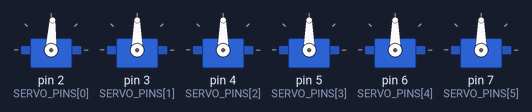
A sketch run on a simulated Arduino Uno, built with avr-gcc and run on an emulated ATmega328P. Parts: 6 × servo.

Above: at 2.25 s.
At 4.25 s:
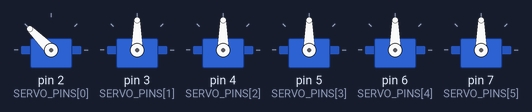
At 6.25 s:
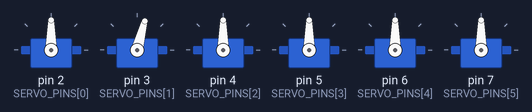
At 10.55 s:
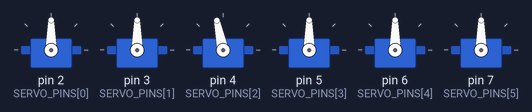
At 14.85 s:
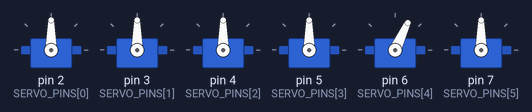
At 19.25 s:
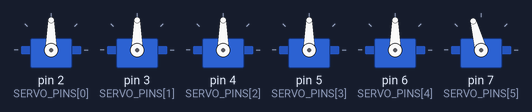
Timing chart, 0 to 26.2 s (numbered marks = the images above):
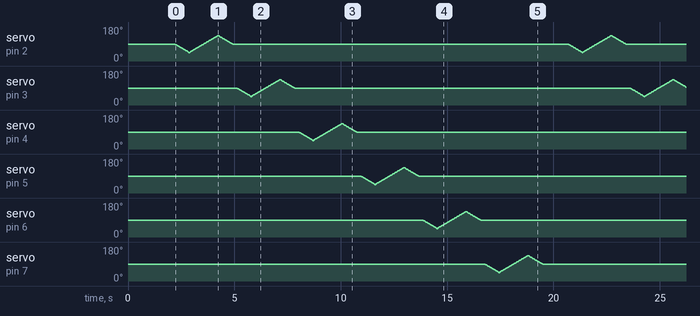

The sketch:

six_servo_control__1_.ino
```cpp
/*
  Six-servo control for Arduino UNO
  M1..M6 signal wires -> Arduino digital pins 2..7 respectively

  NOTES:
  - Servos are powered from the battery. Battery negative MUST be connected
    to Arduino GND (common ground).
*/

#include <Servo.h>

const uint8_t NUM_SERVOS = 6;

// M1, M2, M3, M4, M5, M6 -> pins 2, 3, 4, 5, 6, 7
const uint8_t SERVO_PINS[NUM_SERVOS] = {2, 3, 4, 5, 6, 7};

const int HOME_ANGLE = 90;
const int MIN_ANGLE  = 0;
const int MAX_ANGLE  = 180;
const int STEP_DELAY = 15;   // ms per degree (higher = slower, smoother)

Servo servos[NUM_SERVOS];
int currentAngle[NUM_SERVOS];

// Move one servo smoothly to a target angle
void moveServo(uint8_t index, int target) {
  target = constrain(target, MIN_ANGLE, MAX_ANGLE);
  int step = (target > currentAngle[index]) ? 1 : -1;

  while (currentAngle[index] != target) {
    currentAngle[index] += step;
    servos[index].write(currentAngle[index]);
    delay(STEP_DELAY);
  }
}

void homeAll() {
  for (uint8_t i = 0; i < NUM_SERVOS; i++) {
    moveServo(i, HOME_ANGLE);
  }
}

// Sweep each servo 90 -> 45 -> 135 -> 90, one after another
void demoSweep() {
  for (uint8_t i = 0; i < NUM_SERVOS; i++) {
    moveServo(i, 45);
    moveServo(i, 135);
    moveServo(i, HOME_ANGLE);
    delay(200);
  }
}

void setup() {
  for (uint8_t i = 0; i < NUM_SERVOS; i++) {
    servos[i].attach(SERVO_PINS[i]);
    currentAngle[i] = HOME_ANGLE;
    servos[i].write(HOME_ANGLE);
    delay(200);   // stagger start-up to limit inrush current
  }
  delay(1000);
}

void loop() {
  demoSweep();
  delay(1000);
}
```
